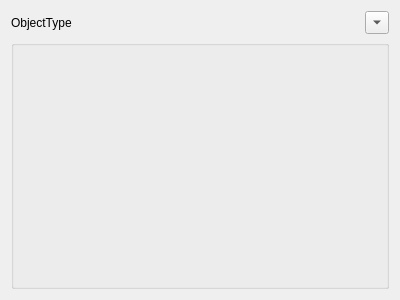
<?xml version="1.0" encoding="UTF-8"?>
<ui version="4.0">
 <class>PropertyObject</class>
 <widget class="QWidget" name="PropertyObject">
  <property name="geometry">
   <rect>
    <x>0</x>
    <y>0</y>
    <width>400</width>
    <height>300</height>
   </rect>
  </property>
  <property name="sizePolicy">
   <sizepolicy hsizetype="MinimumExpanding" vsizetype="MinimumExpanding">
    <horstretch>0</horstretch>
    <verstretch>0</verstretch>
   </sizepolicy>
  </property>
  <property name="minimumSize">
   <size>
    <width>400</width>
    <height>300</height>
   </size>
  </property>
  <property name="windowTitle">
   <string>PropertyObject</string>
  </property>
  <layout class="QVBoxLayout" name="verticalLayout" stretch="0,1">
   <item>
    <layout class="QHBoxLayout" name="headerHBox">
     <item>
      <widget class="QLabel" name="typeLabel">
       <property name="text">
        <string>ObjectType</string>
       </property>
      </widget>
     </item>
     <item>
      <widget class="QToolButton" name="objectToolButton">
       <property name="text">
        <string>...</string>
       </property>
       <property name="popupMode">
        <enum>QToolButton::ToolButtonPopupMode::InstantPopup</enum>
       </property>
       <property name="arrowType">
        <enum>Qt::ArrowType::DownArrow</enum>
       </property>
      </widget>
     </item>
    </layout>
   </item>
   <item>
    <widget class="QGroupBox" name="propertyGroupBox">
     <property name="title">
      <string/>
     </property>
    </widget>
   </item>
  </layout>
  <action name="actionNew">
   <property name="icon">
    <iconset theme="QIcon::ThemeIcon::DocumentNew"/>
   </property>
   <property name="text">
    <string>New</string>
   </property>
   <property name="menuRole">
    <enum>QAction::MenuRole::TextHeuristicRole</enum>
   </property>
  </action>
  <action name="actionClear">
   <property name="icon">
    <iconset theme="QIcon::ThemeIcon::EditClear"/>
   </property>
   <property name="text">
    <string>Clear</string>
   </property>
   <property name="menuRole">
    <enum>QAction::MenuRole::TextHeuristicRole</enum>
   </property>
  </action>
 </widget>
 <resources/>
 <connections/>
</ui>
